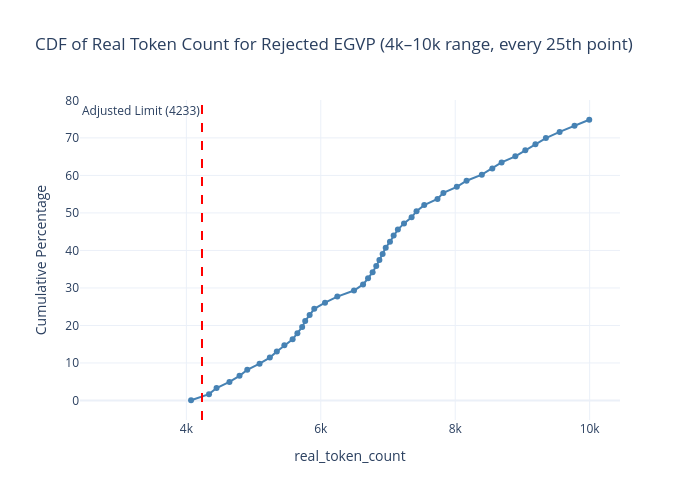

The notebook cell this image was saved under:
### Code cell
# plot
fig = go.Figure()
fig.add_trace(go.Scatter(
    x=v_range_fractioned, y=y_range_fractioned,
    mode="markers+lines",
    line=dict(color="steelblue", width=2),
    marker=dict(color="steelblue", size=6),
    name="rejected too long",
    hovertemplate="real tokens ≤ %{x}<br>fraction: %{y:.2f}%<extra></extra>",
))
fig.add_vline(
    x=limit_adjusted,
    line=dict(color="red", dash="dash", width=2),
    annotation_text=f"Adjusted Limit ({limit_adjusted:.0f})",
    annotation_position="top left",
)
fig.update_layout(
    title_text="CDF of Real Token Count for Rejected EGVP (4k–10k range, every 25th point)",
    xaxis_title="real_token_count",
    yaxis_title="Cumulative Percentage",
    template="plotly_white",
    height=500, width=700,
)
fig.show()

### Figure 1 — Plotly figure (JSON) as saved in the notebook; plotly's stock layout.template omitted (floating-point values rounded to 4 significant figures)
{"data": [{"hovertemplate": "real tokens ≤ %{x}<br>fraction: %{y:.2f}%<extra></extra>", "line": {"color": "steelblue", "width": 2}, "marker": {"color": "steelblue", "size": 6}, "mode": "markers+lines", "name": "rejected too long", "type": "scatter", "x": [4070.0, 4337.0, 4449.0, 4641.0, 4791.0, 4906.0, 5089.0, 5242.0, 5346.0, 5458.0, 5581.0, 5652.0, 5723.0, 5768.0, 5834.0, 5903.0, 6063.0, 6246.0, 6494.0, 6629.0, 6703.0, 6771.0, 6825.0, 6872.0, 6920.0, 6966.0, 7029.0, 7084.0, 7147.0, 7238.0, 7351.0, 7424.0, 7539.0, 7736.0, 7824.0, 8024.0, 8169.0, 8396.0, 8552.0, 8690.0, 8894.0, 9043.0, 9193.0, 9349.0, 9553.0, 9775.0, 9994.0], "y": [0.06502, 1.691, 3.316, 4.941, 6.567, 8.192, 9.818, 11.44, 13.07, 14.69, 16.32, 17.95, 19.57, 21.2, 22.82, 24.45, 26.07, 27.7, 29.32, 30.95, 32.57, 34.2, 35.83, 37.45, 39.08, 40.7, 42.33, 43.95, 45.58, 47.2, 48.83, 50.46, 52.08, 53.71, 55.33, 56.96, 58.58, 60.21, 61.83, 63.46, 65.08, 66.71, 68.34, 69.96, 71.59, 73.21, 74.84]}], "layout": {"annotations": [{"showarrow": false, "text": "Adjusted Limit (4233)", "x": 4233.0, "xanchor": "right", "xref": "x", "y": 1, "yanchor": "top", "yref": "y domain"}], "height": 500, "shapes": [{"line": {"color": "red", "dash": "dash", "width": 2}, "type": "line", "x0": 4233.0, "x1": 4233.0, "xref": "x", "y0": 0, "y1": 1, "yref": "y domain"}], "title": {"text": "CDF of Real Token Count for Rejected EGVP (4k–10k range, every 25th point)"}, "width": 700, "xaxis": {"title": {"text": "real_token_count"}}, "yaxis": {"title": {"text": "Cumulative Percentage"}}}}
